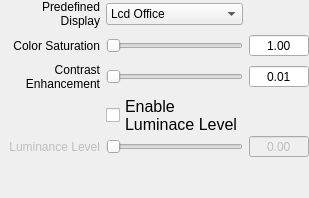
          <widget class="QWidget" name="page_mantiuk08">
           <property name="sizePolicy">
            <sizepolicy hsizetype="Preferred" vsizetype="MinimumExpanding">
             <horstretch>0</horstretch>
             <verstretch>0</verstretch>
            </sizepolicy>
           </property>
           <layout class="QGridLayout" name="gridLayout_5">
            <property name="margin">
             <number>0</number>
            </property>
            <item row="0" column="0">
             <layout class="QGridLayout" name="gridLayout">
              <item row="0" column="0">
               <widget class="QLabel" name="label_6">
                <property name="minimumSize">
                 <size>
                  <width>100</width>
                  <height>0</height>
                 </size>
                </property>
                <property name="maximumSize">
                 <size>
                  <width>100</width>
                  <height>16777215</height>
                 </size>
                </property>
                <property name="text">
                 <string>Predefined Display</string>
                </property>
                <property name="alignment">
                 <set>Qt::AlignRight|Qt::AlignTrailing|Qt::AlignVCenter</set>
                </property>
                <property name="wordWrap">
                 <bool>true</bool>
                </property>
               </widget>
              </item>
              <item row="0" column="1">
               <widget class="QComboBox" name="displayComboBox">
                <item>
                 <property name="text">
                  <string>Lcd Office</string>
                 </property>
                </item>
                <item>
                 <property name="text">
                  <string>Lcd</string>
                 </property>
                </item>
                <item>
                 <property name="text">
                  <string>Lcd Bright</string>
                 </property>
                </item>
                <item>
                 <property name="text">
                  <string>CRT</string>
                 </property>
                </item>
               </widget>
              </item>
              <item row="1" column="0">
               <widget class="QLabel" name="label_3">
                <property name="minimumSize">
                 <size>
                  <width>100</width>
                  <height>0</height>
                 </size>
                </property>
                <property name="maximumSize">
                 <size>
                  <width>100</width>
                  <height>16777215</height>
                 </size>
                </property>
                <property name="text">
                 <string>Color Saturation</string>
                </property>
                <property name="alignment">
                 <set>Qt::AlignRight|Qt::AlignTrailing|Qt::AlignVCenter</set>
                </property>
                <property name="wordWrap">
                 <bool>true</bool>
                </property>
               </widget>
              </item>
              <item row="2" column="0">
               <widget class="QLabel" name="label_4">
                <property name="minimumSize">
                 <size>
                  <width>100</width>
                  <height>0</height>
                 </size>
                </property>
                <property name="maximumSize">
                 <size>
                  <width>100</width>
                  <height>16777215</height>
                 </size>
                </property>
                <property name="text">
                 <string>Contrast Enhancement</string>
                </property>
                <property name="alignment">
                 <set>Qt::AlignRight|Qt::AlignTrailing|Qt::AlignVCenter</set>
                </property>
                <property name="wordWrap">
                 <bool>true</bool>
                </property>
               </widget>
              </item>
              <item row="3" column="1">
               <widget class="QCheckBox" name="luminanceLevelCheckBox">
                <property name="minimumSize">
                 <size>
                  <width>0</width>
                  <height>32</height>
                 </size>
                </property>
                <property name="maximumSize">
                 <size>
                  <width>16777215</width>
                  <height>28</height>
                 </size>
                </property>
                <property name="font">
                 <font>
                  <pointsize>12</pointsize>
                  <kerning>true</kerning>
                 </font>
                </property>
                <property name="text">
                 <string>Enable
Luminace Level</string>
                </property>
               </widget>
              </item>
              <item row="4" column="0">
               <widget class="QLabel" name="label_5">
                <property name="enabled">
                 <bool>false</bool>
                </property>
                <property name="minimumSize">
                 <size>
                  <width>100</width>
                  <height>0</height>
                 </size>
                </property>
                <property name="maximumSize">
                 <size>
                  <width>100</width>
                  <height>16777215</height>
                 </size>
                </property>
                <property name="text">
                 <string>Luminance Level</string>
                </property>
                <property name="alignment">
                 <set>Qt::AlignRight|Qt::AlignTrailing|Qt::AlignVCenter</set>
                </property>
                <property name="wordWrap">
                 <bool>true</bool>
                </property>
               </widget>
              </item>
              <item row="4" column="2">
               <widget class="QDoubleSpinBox" name="luminanceLevelDSB">
                <property name="enabled">
                 <bool>false</bool>
                </property>
                <property name="minimumSize">
                 <size>
                  <width>60</width>
                  <height>0</height>
                 </size>
                </property>
                <property name="maximumSize">
                 <size>
                  <width>60</width>
                  <height>16777215</height>
                 </size>
                </property>
                <property name="alignment">
                 <set>Qt::AlignCenter</set>
                </property>
                <property name="buttonSymbols">
                 <enum>QAbstractSpinBox::NoButtons</enum>
                </property>
                <property name="maximum">
                 <double>100.000000000000000</double>
                </property>
               </widget>
              </item>
              <item row="4" column="1">
               <widget class="QSlider" name="luminanceLevelSlider">
                <property name="enabled">
                 <bool>false</bool>
                </property>
                <property name="maximum">
                 <number>100</number>
                </property>
                <property name="orientation">
                 <enum>Qt::Horizontal</enum>
                </property>
               </widget>
              </item>
              <item row="2" column="2">
               <widget class="QDoubleSpinBox" name="contrastEnhancementDSB">
                <property name="minimumSize">
                 <size>
                  <width>60</width>
                  <height>0</height>
                 </size>
                </property>
                <property name="maximumSize">
                 <size>
                  <width>60</width>
                  <height>16777215</height>
                 </size>
                </property>
                <property name="alignment">
                 <set>Qt::AlignCenter</set>
                </property>
                <property name="buttonSymbols">
                 <enum>QAbstractSpinBox::NoButtons</enum>
                </property>
                <property name="minimum">
                 <double>0.010000000000000</double>
                </property>
                <property name="maximum">
                 <double>10.000000000000000</double>
                </property>
                <property name="singleStep">
                 <double>0.100000000000000</double>
                </property>
               </widget>
              </item>
              <item row="2" column="1">
               <widget class="QSlider" name="contrastEnhancementSlider">
                <property name="maximum">
                 <number>100</number>
                </property>
                <property name="orientation">
                 <enum>Qt::Horizontal</enum>
                </property>
               </widget>
              </item>
              <item row="1" column="2">
               <widget class="QDoubleSpinBox" name="colorSaturationDSB">
                <property name="minimumSize">
                 <size>
                  <width>60</width>
                  <height>0</height>
                 </size>
                </property>
                <property name="maximumSize">
                 <size>
                  <width>60</width>
                  <height>16777215</height>
                 </size>
                </property>
                <property name="alignment">
                 <set>Qt::AlignCenter</set>
                </property>
                <property name="buttonSymbols">
                 <enum>QAbstractSpinBox::NoButtons</enum>
                </property>
                <property name="maximum">
                 <double>2.000000000000000</double>
                </property>
                <property name="singleStep">
                 <double>0.100000000000000</double>
                </property>
                <property name="value">
                 <double>1.000000000000000</double>
                </property>
               </widget>
              </item>
              <item row="1" column="1">
               <widget class="QSlider" name="colorSaturationSlider">
                <property name="maximum">
                 <number>100</number>
                </property>
                <property name="orientation">
                 <enum>Qt::Horizontal</enum>
                </property>
               </widget>
              </item>
              <item row="5" column="1">
               <spacer name="verticalSpacer_4">
                <property name="orientation">
                 <enum>Qt::Vertical</enum>
                </property>
                <property name="sizeHint" stdset="0">
                 <size>
                  <width>20</width>
                  <height>40</height>
                 </size>
                </property>
               </spacer>
              </item>
             </layout>
            </item>
           </layout>
          </widget>
